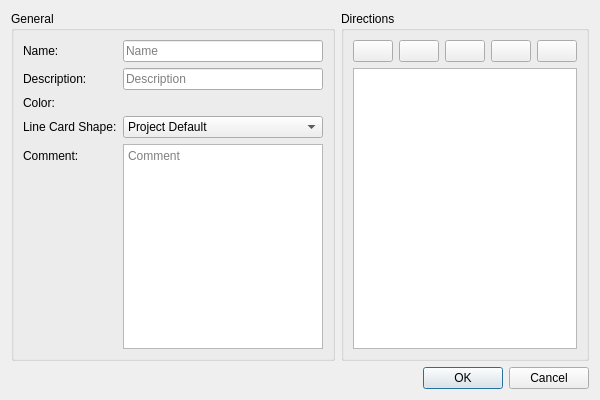
<?xml version="1.0" encoding="UTF-8"?>
<ui version="4.0">
 <class>DlgLineEditor</class>
 <widget class="QDialog" name="DlgLineEditor">
  <property name="geometry">
   <rect>
    <x>0</x>
    <y>0</y>
    <width>600</width>
    <height>400</height>
   </rect>
  </property>
  <property name="windowTitle">
   <string>Edit Line</string>
  </property>
  <layout class="QVBoxLayout" name="verticalLayout_2">
   <item>
    <layout class="QHBoxLayout" name="horizontalLayout_2">
     <item>
      <widget class="QGroupBox" name="gbGeneral">
       <property name="title">
        <string>General</string>
       </property>
       <layout class="QFormLayout" name="formLayout">
        <item row="0" column="0">
         <widget class="QLabel" name="lName">
          <property name="text">
           <string>Name:</string>
          </property>
         </widget>
        </item>
        <item row="0" column="1">
         <widget class="QLineEdit" name="leName">
          <property name="placeholderText">
           <string>Name</string>
          </property>
         </widget>
        </item>
        <item row="1" column="0">
         <widget class="QLabel" name="lDescription">
          <property name="text">
           <string>Description:</string>
          </property>
         </widget>
        </item>
        <item row="1" column="1">
         <widget class="QLineEdit" name="leDescription">
          <property name="placeholderText">
           <string>Description</string>
          </property>
         </widget>
        </item>
        <item row="2" column="0">
         <widget class="QLabel" name="lColor">
          <property name="text">
           <string>Color:</string>
          </property>
         </widget>
        </item>
        <item row="3" column="0">
         <widget class="QLabel" name="lLineCardShape">
          <property name="text">
           <string>Line Card Shape:</string>
          </property>
         </widget>
        </item>
        <item row="3" column="1">
         <widget class="QComboBox" name="cbLineCardShape">
          <item>
           <property name="text">
            <string>Project Default</string>
           </property>
          </item>
          <item>
           <property name="text">
            <string>Rectangle</string>
           </property>
          </item>
          <item>
           <property name="text">
            <string>Rounded Rectangle</string>
           </property>
          </item>
          <item>
           <property name="text">
            <string>Oval</string>
           </property>
          </item>
          <item>
           <property name="text">
            <string>Ellipse</string>
           </property>
          </item>
          <item>
           <property name="text">
            <string>Hexagon</string>
           </property>
          </item>
         </widget>
        </item>
        <item row="4" column="0">
         <widget class="QLabel" name="lComment">
          <property name="text">
           <string>Comment:</string>
          </property>
         </widget>
        </item>
        <item row="4" column="1">
         <widget class="QPlainTextEdit" name="pteComment">
          <property name="placeholderText">
           <string>Comment</string>
          </property>
         </widget>
        </item>
        <item row="2" column="1">
         <widget class="WdgColorSelector" name="wdgColorSelector" native="true"/>
        </item>
       </layout>
      </widget>
     </item>
     <item>
      <widget class="QGroupBox" name="gbDirections">
       <property name="title">
        <string>Directions</string>
       </property>
       <layout class="QVBoxLayout" name="verticalLayout">
        <item>
         <layout class="QHBoxLayout" name="horizontalLayout">
          <item>
           <widget class="QPushButton" name="pbDirectionsNew">
            <property name="text">
             <string/>
            </property>
           </widget>
          </item>
          <item>
           <widget class="QPushButton" name="pbDirectionsEdit">
            <property name="text">
             <string/>
            </property>
           </widget>
          </item>
          <item>
           <widget class="QPushButton" name="pbDirectionsDelete">
            <property name="text">
             <string/>
            </property>
           </widget>
          </item>
          <item>
           <spacer name="horizontalSpacer">
            <property name="orientation">
             <enum>Qt::Orientation::Horizontal</enum>
            </property>
            <property name="sizeHint" stdset="0">
             <size>
              <width>40</width>
              <height>20</height>
             </size>
            </property>
           </spacer>
          </item>
          <item>
           <widget class="QPushButton" name="pbDirectionsMoveUp">
            <property name="text">
             <string/>
            </property>
           </widget>
          </item>
          <item>
           <widget class="QPushButton" name="pbDirectionsMoveDown">
            <property name="text">
             <string/>
            </property>
           </widget>
          </item>
         </layout>
        </item>
        <item>
         <widget class="QListView" name="twDirections"/>
        </item>
       </layout>
      </widget>
     </item>
    </layout>
   </item>
   <item>
    <widget class="QDialogButtonBox" name="buttonBox">
     <property name="orientation">
      <enum>Qt::Orientation::Horizontal</enum>
     </property>
     <property name="standardButtons">
      <set>QDialogButtonBox::StandardButton::Cancel|QDialogButtonBox::StandardButton::Ok</set>
     </property>
    </widget>
   </item>
  </layout>
 </widget>
 <customwidgets>
  <customwidget>
   <class>WdgColorSelector</class>
   <extends>QWidget</extends>
   <header>src\ui\widgets\WdgColorSelector.h</header>
   <container>1</container>
  </customwidget>
 </customwidgets>
 <resources/>
 <connections>
  <connection>
   <sender>buttonBox</sender>
   <signal>accepted()</signal>
   <receiver>DlgLineEditor</receiver>
   <slot>accept()</slot>
   <hints>
    <hint type="sourcelabel">
     <x>248</x>
     <y>254</y>
    </hint>
    <hint type="destinationlabel">
     <x>157</x>
     <y>274</y>
    </hint>
   </hints>
  </connection>
  <connection>
   <sender>buttonBox</sender>
   <signal>rejected()</signal>
   <receiver>DlgLineEditor</receiver>
   <slot>reject()</slot>
   <hints>
    <hint type="sourcelabel">
     <x>316</x>
     <y>260</y>
    </hint>
    <hint type="destinationlabel">
     <x>286</x>
     <y>274</y>
    </hint>
   </hints>
  </connection>
 </connections>
</ui>
